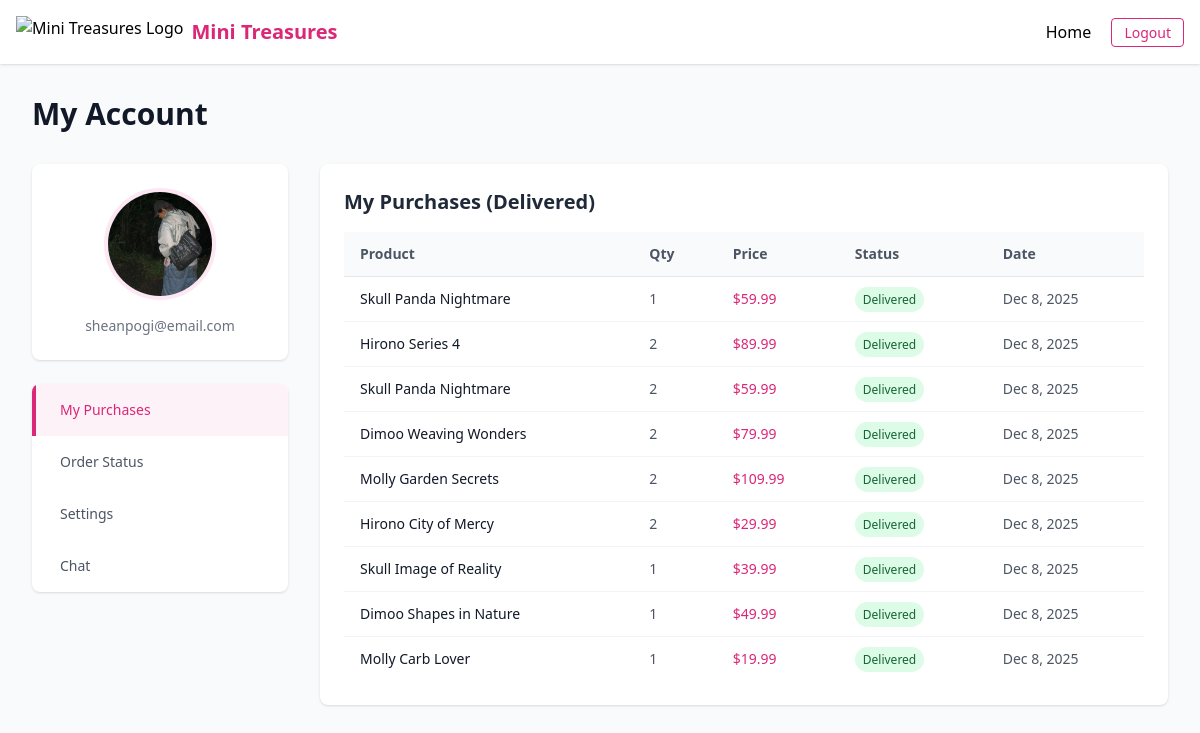
Page /account.php (signed in) on the committed database.
### tables this page shows
CREATE TABLE `users` (
  `id` bigint(20) UNSIGNED NOT NULL,
  `email` varchar(255) NOT NULL,
  `password` varchar(255) NOT NULL,
  `first_name` varchar(50) NOT NULL,
  `last_name` varchar(50) NOT NULL,
  `full_name` varchar(255) NOT NULL,
  `created_at` datetime NOT NULL DEFAULT current_timestamp(),
  `profile_image` varchar(255) DEFAULT 'https://via.placeholder.com/150'
);

CREATE TABLE `order_items` (
  `id` bigint(20) UNSIGNED NOT NULL,
  `order_id` bigint(20) UNSIGNED NOT NULL,
  `product_id` bigint(20) UNSIGNED NOT NULL,
  `quantity` int(10) UNSIGNED NOT NULL,
  `unit_price` decimal(10,2) NOT NULL COMMENT 'Price at the time of order',
  `total_price` decimal(12,2) NOT NULL
);

CREATE TABLE `products` (
  `id` bigint(20) UNSIGNED NOT NULL,
  `sku` varchar(64) NOT NULL,
  `name` varchar(255) NOT NULL,
  `description` text DEFAULT NULL,
  `price` decimal(10,2) NOT NULL,
  `stock` int(10) UNSIGNED NOT NULL DEFAULT 0,
  `created_at` datetime NOT NULL DEFAULT current_timestamp(),
  `updated_at` datetime NOT NULL DEFAULT current_timestamp() ON UPDATE current_timestamp()
);

CREATE TABLE `orders` (
  `id` bigint(20) UNSIGNED NOT NULL,
  `user_id` bigint(20) UNSIGNED NOT NULL,
  `address_id` int(10) UNSIGNED NOT NULL,
  `order_status_id` tinyint(3) UNSIGNED NOT NULL,
  `total_amount` decimal(12,2) NOT NULL,
  `created_at` datetime NOT NULL DEFAULT current_timestamp(),
  `updated_at` datetime NOT NULL DEFAULT current_timestamp() ON UPDATE current_timestamp()
);

### account.php (the view, shortened to what this page needs)
<?php
include 'database_connect/db_connect.php';
$user_id = $_SESSION['user_id'];
$view = $_GET['view'] ?? 'purchases';
$user_stmt = $conn->prepare("SELECT first_name, last_name, email, profile_image FROM users WHERE id = ?");
$user_stmt->bind_param("i", $user_id);
$user_stmt->execute();
$user_info = $user_stmt->get_result()->fetch_assoc();
$email = $user_info['email'] ?? '';
$profile_pic = !empty($user_info['profile_image']) ? $user_info['profile_image'] : 'https://via.placeholder.com/150';
$delivered_items = [];
$active_items = [];
if ($view === 'purchases' || $view === 'status') {
    $sql = "SELECT
                p.name AS product_name,
                oi.quantity,
                oi.unit_price,
                os.name AS status_name,
                os.id AS status_id,
                o.created_at
            FROM order_items oi
            JOIN orders o ON oi.order_id = o.id
            JOIN products p ON oi.product_id = p.id
            JOIN order_status os ON o.order_status_id = os.id
            WHERE o.user_id = ?
            ORDER BY o.created_at DESC";
    $stmt = $conn->prepare($sql);
    $stmt->bind_param("i", $user_id);
    $stmt->execute();
    $result = $stmt->get_result();
    while ($row = $result->fetch_assoc()) {
        if ($row['status_id'] == 4) {
            $delivered_items[] = $row;
        } else {
            $active_items[] = $row;
        }
    }
}
?>
<!DOCTYPE html>
<html lang="en">
<head>
    <script src="cdn/tailwind.js"></script>
</head>
<body class="bg-gray-50">
    <nav class="bg-white shadow p-4 mb-8">
        <div class="max-w-7xl mx-auto flex justify-between items-center">
            <div class="flex items-center">
                <img class="h-8 w-auto mr-2" src="pictures/mtlogo.png" alt="Mini Treasures Logo">
                <div class="text-xl font-bold text-pink-600">Mini Treasures</div>
            </div>
            <div>
                <a href="index.php" class="mr-4 hover:text-pink-600">Home</a>
                <a href="logout.php" class="text-sm border border-pink-600 text-pink-600 px-3 py-1 rounded hover:bg-pink-600 hover:text-white transition">Logout</a>
            </div>
        </div>
    </nav>
    <div class="max-w-7xl mx-auto px-4 sm:px-6 lg:px-8">
        <h1 class="text-3xl font-bold text-gray-900 mb-8">My Account</h1>
        <div class="flex flex-col md:flex-row gap-8">
            <div class="w-full md:w-64 flex-shrink-0">
                <div class="bg-white rounded-lg shadow p-6 mb-6 text-center">
                    <div class="avatar-container w-28 h-28 mx-auto relative rounded-full border-4 border-pink-100 overflow-hidden mb-4 cursor-pointer" onclick="openModal()">
                        <img src="<?php echo htmlspecialchars($profile_pic); ?>" alt="Profile" class="w-full h-full object-cover">
                    </div>
                    <p class="text-sm text-gray-500"><?php echo htmlspecialchars($email); ?></p>
                </div>
                <div class="bg-white rounded-lg shadow overflow-hidden">
                    <nav class="flex flex-col">
                        <a href="account.php?view=purchases"
                           class="px-6 py-4 text-sm font-medium border-l-4 transition-colors duration-200
                           <?php echo ($view == 'purchases') ? 'border-pink-600 text-pink-600 bg-pink-50' : 'border-transparent text-gray-600 hover:bg-gray-50 hover:text-gray-900'; ?>">
                            My Purchases
                        </a>
                        <a href="account.php?view=status"
                           class="px-6 py-4 text-sm font-medium border-l-4 transition-colors duration-200
                           <?php echo ($view == 'status') ? 'border-pink-600 text-pink-600 bg-pink-50' : 'border-transparent text-gray-600 hover:bg-gray-50 hover:text-gray-900'; ?>">
                            Order Status
                        </a>
                        <a href="account.php?view=settings"
                           class="px-6 py-4 text-sm font-medium border-l-4 transition-colors duration-200
                           <?php echo ($view == 'settings') ? 'border-pink-600 text-pink-600 bg-pink-50' : 'border-transparent text-gray-600 hover:bg-gray-50 hover:text-gray-900'; ?>">
                            Settings
                        </a>
                        <a href="account.php?view=chat"
                           class="px-6 py-4 text-sm font-medium border-l-4 transition-colors duration-200
                           <?php echo ($view == 'chat') ? 'border-pink-600 text-pink-600 bg-pink-50' : 'border-transparent text-gray-600 hover:bg-gray-50 hover:text-gray-900'; ?>">
                            Chat
                        </a>
                    </nav>
                </div>
            </div>
            <div class="flex-1">
                <div class="bg-white rounded-lg shadow min-h-[400px] p-6">
                    <?php if ($view == 'purchases'): ?>
                        <h2 class="text-xl font-bold mb-4 text-gray-800">My Purchases (Delivered)</h2>
                        <?php if (empty($delivered_items)): ?>
                            <div class="text-gray-500 text-center py-10">No delivered items yet.</div>
                        <?php else: ?>
                            <div class="overflow-x-auto">
                                <table class="w-full text-left text-sm text-gray-600">
                                    <thead class="bg-gray-50 border-b">
                                        <tr>
                                            <th class="py-3 px-4">Product</th>
                                            <th class="py-3 px-4">Qty</th>
                                            <th class="py-3 px-4">Price</th>
                                            <th class="py-3 px-4">Status</th>
                                            <th class="py-3 px-4">Date</th>
                                        </tr>
                                    </thead>
                                    <tbody class="divide-y divide-gray-100">
                                        <?php foreach ($delivered_items as $item): ?>
                                        <tr class="hover:bg-gray-50">
                                            <td class="py-3 px-4 font-medium text-gray-900"><?php echo htmlspecialchars($item['product_name']); ?></td>
                                            <td class="py-3 px-4"><?php echo $item['quantity']; ?></td>
                                            <td class="py-3 px-4 text-pink-600">$<?php echo number_format($item['unit_price'], 2); ?></td>
                                            <td class="py-3 px-4"><span class="bg-green-100 text-green-800 text-xs px-2 py-1 rounded-full">Delivered</span></td>
                                            <td class="py-3 px-4"><?php echo date('M j, Y', strtotime($item['created_at'])); ?></td>
                                        </tr>
                                        <?php endforeach; ?>
                                    </tbody>
                                </table>
                            </div>
                        <?php endif; ?>
                    <?php elseif ($view == 'settings'): ?>
                        <h2 class="text-xl font-bold mb-4 text-gray-800">Account Settings</h2>
                        <p class="text-gray-600">Here you can change your password or update your shipping address.</p>
                    <?php endif; ?>
                </div>
            </div>
        </div>
    </div>
</body>
</html>

### rows in the picture
users: profile_image (picture), email "sheanpogi@email.com"
order_items: product.name "Skull Panda Nightmare", quantity "1", unit_price "59.99", order.created_at "Dec 8, 2025"
order_items: product.name "Hirono Series 4", quantity "2", unit_price "89.99", order.created_at "Dec 8, 2025"
order_items: product.name "Skull Panda Nightmare", quantity "2", unit_price "59.99", order.created_at "Dec 8, 2025"
order_items: product.name "Dimoo Weaving Wonders", quantity "2", unit_price "79.99", order.created_at "Dec 8, 2025"
order_items: product.name "Molly Garden Secrets", quantity "2", unit_price "109.99", order.created_at "Dec 8, 2025"
order_items: product.name "Hirono City of Mercy", quantity "2", unit_price "29.99", order.created_at "Dec 8, 2025"
order_items: product.name "Skull Image of Reality", quantity "1", unit_price "39.99", order.created_at "Dec 8, 2025"
order_items: product.name "Dimoo Shapes in Nature", quantity "1", unit_price "49.99", order.created_at "Dec 8, 2025"
order_items: product.name "Molly Carb Lover", quantity "1", unit_price "19.99", order.created_at "Dec 8, 2025"
